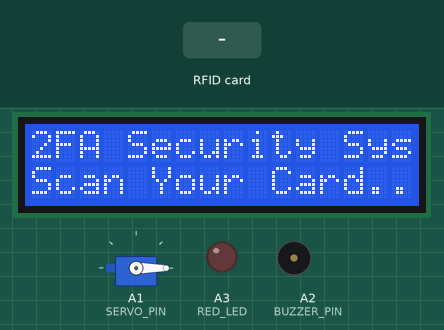
Simulated run of this sketch. Board: Arduino Uno, built with avr-gcc and run on an emulated ATmega328P. Parts: servo, 16×2 character LCD, output pins drawn as LEDs (lit = HIGH), buzzer (waves = sounding, pin HIGH). The inputs (shaded band) are chosen by the test bench. Pins used as bus, display or sensor lines are not drawn; what the sketch prints to the serial monitor is not drawn.

Above: at 1.3 s.
1.4 s: RFID card 5E 7A 19 C4 held to the reader
At 1.51 s:
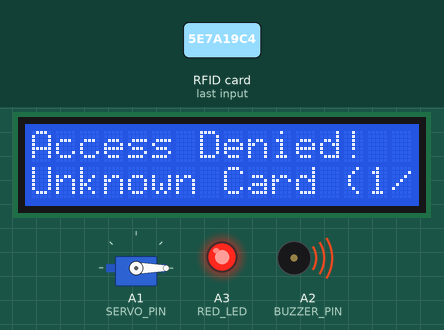
At 2.7 s:
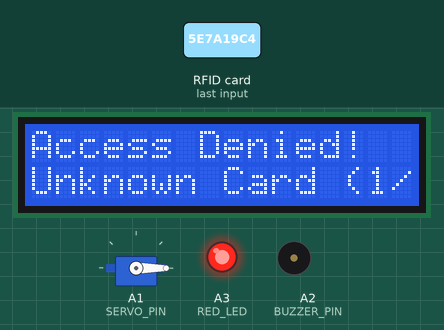
4.4 s: RFID card 46 DC AC DE held to the reader
At 5.2 s:
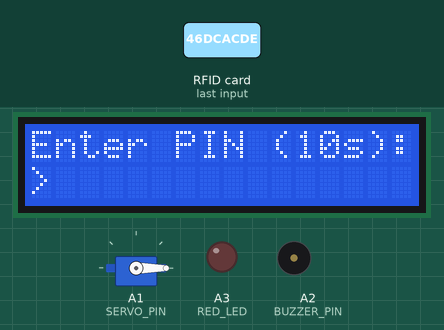
Timing chart, 0 to 16.1 s (numbered marks = the images above; inputs shaded):
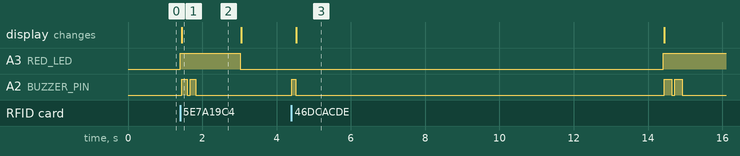

The sketch:

smart_door_2fa.ino.ino
```cpp
#include <Wire.h>
#include <LiquidCrystal_I2C.h>
#include <SPI.h>
#include <MFRC522.h>
#include <Keypad.h>
#include <Servo.h>

LiquidCrystal_I2C lcd(0x27, 16, 2);

#define RST_PIN 9
#define SS_PIN 10
MFRC522 mfrc522(SS_PIN, RST_PIN);

const byte ROWS = 4;
const byte COLS = 4;
char keys[ROWS][COLS] = {
  {'1','2','3','A'},
  {'4','5','6','B'},
  {'7','8','9','C'},
  {'*','0','#','D'}
};
byte rowPins[ROWS] = {2, 3, 4, 5};
byte colPins[COLS] = {6, 7, 8, A0};
Keypad keypad = Keypad(makeKeymap(keys), rowPins, colPins, ROWS, COLS);

Servo doorLock;
const int SERVO_PIN  = A1;
const int BUZZER_PIN = A2;
const int RED_LED    = A3;
const int GREEN_LED  = 0;  // 改用 D0，避開 D1 傳輸資料閃爍

const String AUTHORIZED_UID = "46 DC AC DE";
const String CORRECT_PIN    = "2026";

enum SystemState {
  STATE_IDLE,
  STATE_PIN_INPUT,
  STATE_UNLOCKED,
  STATE_LOCKOUT
};

SystemState currentState = STATE_IDLE;
String inputPin = "";
int failCount = 0;
unsigned long stateStartTime = 0;

// 專屬 RGB 單色切換函式：確保每次只亮一種純色，絕不混色
void setRgbColor(bool redOn, bool greenOn) {
  digitalWrite(RED_LED, redOn ? HIGH : LOW);
  digitalWrite(GREEN_LED, greenOn ? HIGH : LOW);
}

void beep(int times, int duration) {
  for (int i = 0; i < times; i++) {
    digitalWrite(BUZZER_PIN, HIGH);
    delay(duration);
    digitalWrite(BUZZER_PIN, LOW);
    if (i < times - 1) delay(80);
  }
}

void resetToIdle() {
  currentState = STATE_IDLE;
  inputPin = "";
  setRgbColor(false, false); // 全滅
  doorLock.write(0);
  lcd.clear();
  lcd.setCursor(0, 0);
  lcd.print("2FA Security Sys");
  lcd.setCursor(0, 1);
  lcd.print("Scan Your Card..");
}

void setup() {
  Serial.begin(9600);
  SPI.begin();
  mfrc522.PCD_Init();

  pinMode(BUZZER_PIN, OUTPUT);
  pinMode(RED_LED, OUTPUT);
  pinMode(GREEN_LED, OUTPUT);
  setRgbColor(false, false);

  doorLock.attach(SERVO_PIN);
  doorLock.write(0);

  lcd.init();
  lcd.backlight();

  Serial.println("{\"event\":\"SYSTEM_BOOT\",\"status\":\"READY\"}");
  resetToIdle();
}

void loop() {
  unsigned long currentMillis = millis();

  if (currentState == STATE_IDLE) {
    if (mfrc522.PICC_IsNewCardPresent() && mfrc522.PICC_ReadCardSerial()) {
      String uidStr = "";
      for (byte i = 0; i < mfrc522.uid.size; i++) {
        if (mfrc522.uid.uidByte[i] < 0x10) uidStr += "0";
        uidStr += String(mfrc522.uid.uidByte[i], HEX);
        if (i < mfrc522.uid.size - 1) uidStr += " ";
      }
      uidStr.toUpperCase();
      mfrc522.PICC_HaltA();

      if (uidStr == AUTHORIZED_UID) {
        Serial.println("{\"event\":\"RFID_OK\",\"uid\":\"" + uidStr + "\"}");
        beep(1, 100);
        currentState = STATE_PIN_INPUT;
        inputPin = "";
        stateStartTime = currentMillis;

        lcd.clear();
        lcd.setCursor(0, 0);
        lcd.print("Enter PIN (10s):");
        lcd.setCursor(0, 1);
        lcd.print("> ");
      } else {
        failCount++;
        Serial.println("{\"event\":\"RFID_DENIED\",\"uid\":\"" + uidStr + "\",\"fail_count\":" + String(failCount) + "}");
        setRgbColor(true, false); // 純紅燈
        lcd.clear();
        lcd.setCursor(0, 0);
        lcd.print("Access Denied!");
        lcd.setCursor(0, 1);
        lcd.print("Unknown Card (" + String(failCount) + "/3)");
        beep(2, 150);
        delay(1200);

        if (failCount >= 3) {
          triggerLockout();
        } else {
          resetToIdle();
        }
      }
    }
  }

  else if (currentState == STATE_PIN_INPUT) {
    if (currentMillis - stateStartTime >= 10000) {
      failCount++;
      Serial.println("{\"event\":\"PIN_TIMEOUT\",\"fail_count\":" + String(failCount) + "}");
      setRgbColor(true, false); // 純紅燈
      lcd.clear();
      lcd.setCursor(0, 0);
      lcd.print("Input Timeout!");
      lcd.setCursor(0, 1);
      lcd.print("Warning (" + String(failCount) + "/3)");
      beep(2, 200);
      delay(1200);

      if (failCount >= 3) {
        triggerLockout();
      } else {
        resetToIdle();
      }
      return;
    }

    char key = keypad.getKey();
    if (key) {
      beep(1, 40);
      if (key == '*') {
        inputPin = "";
        lcd.setCursor(0, 1);
        lcd.print(">               ");
      } else if (key >= '0' && key <= '9') {
        inputPin += key;
        lcd.setCursor(2, 1);
        for (int i = 0; i < inputPin.length(); i++) lcd.print("*");

        if (inputPin.length() == 4) {
          delay(200);
          if (inputPin == CORRECT_PIN) {
            failCount = 0;
            currentState = STATE_UNLOCKED;
            stateStartTime = currentMillis;

            Serial.println("{\"event\":\"ACCESS_GRANTED\",\"uid\":\"" + AUTHORIZED_UID + "\",\"auth\":\"2FA_PASS\"}");
            setRgbColor(false, true); // 純綠燈
            doorLock.write(90);
            lcd.clear();
            lcd.setCursor(0, 0);
            lcd.print("2FA Verified!");
            lcd.setCursor(0, 1);
            lcd.print("Door Unlocked");
            beep(1, 300);
          } else {
            failCount++;
            Serial.println("{\"event\":\"PIN_ERROR\",\"fail_count\":" + String(failCount) + "}");
            setRgbColor(true, false); // 純紅燈
            lcd.clear();
            lcd.setCursor(0, 0);
            lcd.print("Wrong PIN Code!");
            lcd.setCursor(0, 1);
            lcd.print("Attempts: " + String(failCount) + "/3");
            beep(3, 120);
            delay(1200);

            if (failCount >= 3) {
              triggerLockout();
            } else {
              resetToIdle();
            }
          }
        }
      }
    }
  }

  else if (currentState == STATE_UNLOCKED) {
    if (currentMillis - stateStartTime >= 4000) {
      Serial.println("{\"event\":\"AUTO_LOCKED\"}");
      resetToIdle();
    }
  }

  else if (currentState == STATE_LOCKOUT) {
    unsigned long elapsed = (currentMillis - stateStartTime) / 1000;
    if (elapsed >= 30) {
      failCount = 0;
      Serial.println("{\"event\":\"LOCKOUT_RELEASED\"}");
      resetToIdle();
    } else {
      lcd.setCursor(0, 1);
      lcd.print("Wait: ");
      lcd.print(30 - elapsed);
      lcd.print("s       ");
    }
  }
}

void triggerLockout() {
  currentState = STATE_LOCKOUT;
  stateStartTime = millis();
  setRgbColor(true, false); // 純紅燈
  Serial.println("{\"event\":\"SECURITY_LOCKOUT\",\"duration\":30}");
  lcd.clear();
  lcd.setCursor(0, 0);
  lcd.print("SECURITY LOCKOUT");
  beep(4, 250);
}
```

Measured:
- after the input at 1.4 s, A3 (RED_LED): LOW → HIGH at once, → LOW 1.6 s later; A2 (BUZZER_PIN): alternates HIGH for 0.15 s and LOW for 0.08 s, 4 changes in all, then stays LOW, starting at once; the display: changes at once (image 1)
- after the input at 4.4 s, A3 (RED_LED): LOW → HIGH after 10.0 s; A2 (BUZZER_PIN): goes HIGH 0.10 s, LOW 9.9 s, HIGH 0.20 s, LOW 0.08 s, HIGH 0.20 s, then LOW, starting at once; the display: changes after 0.13 s (image 3)
- what the display in image 1 shows lasts 1.7 s, from 1.4 s to 3.1 s
